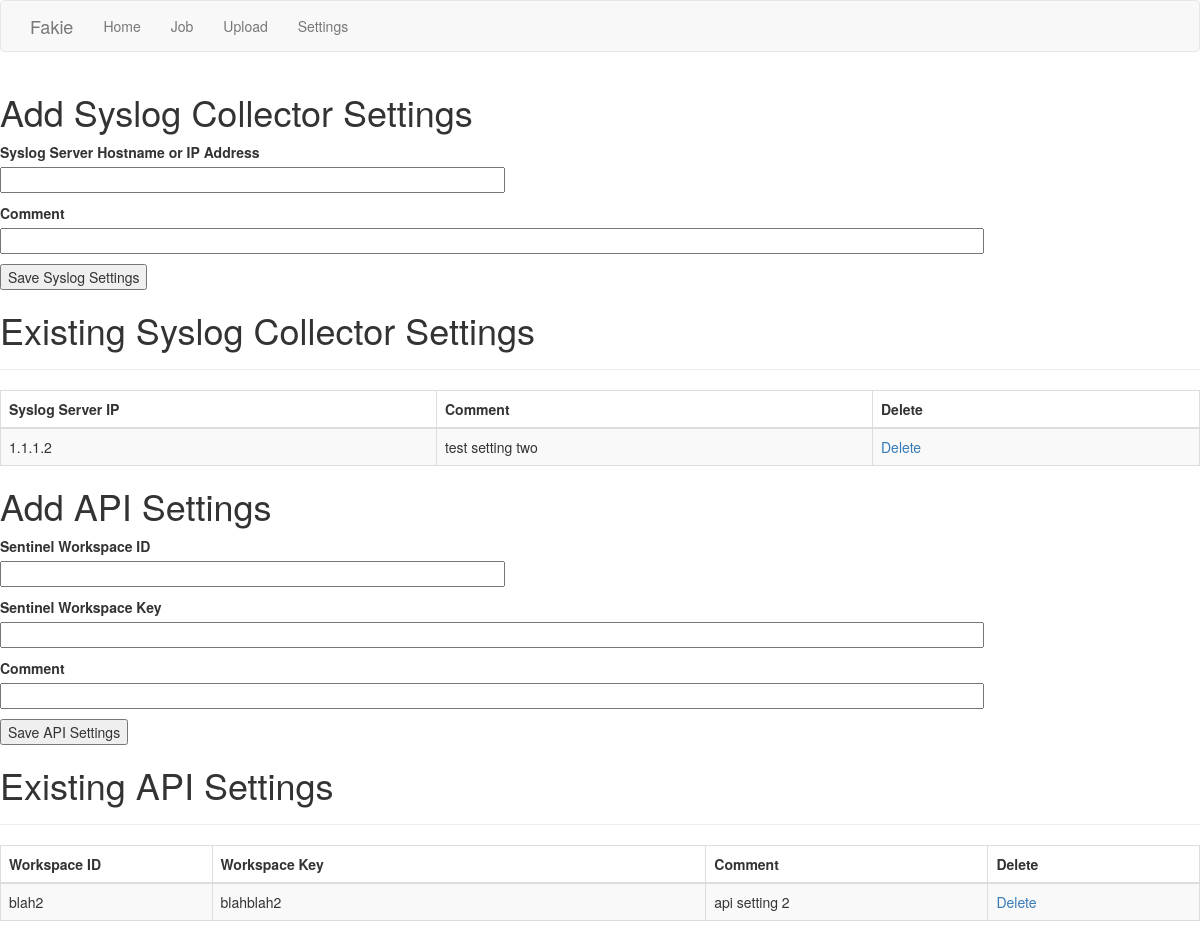
The app's page /settings, older data.
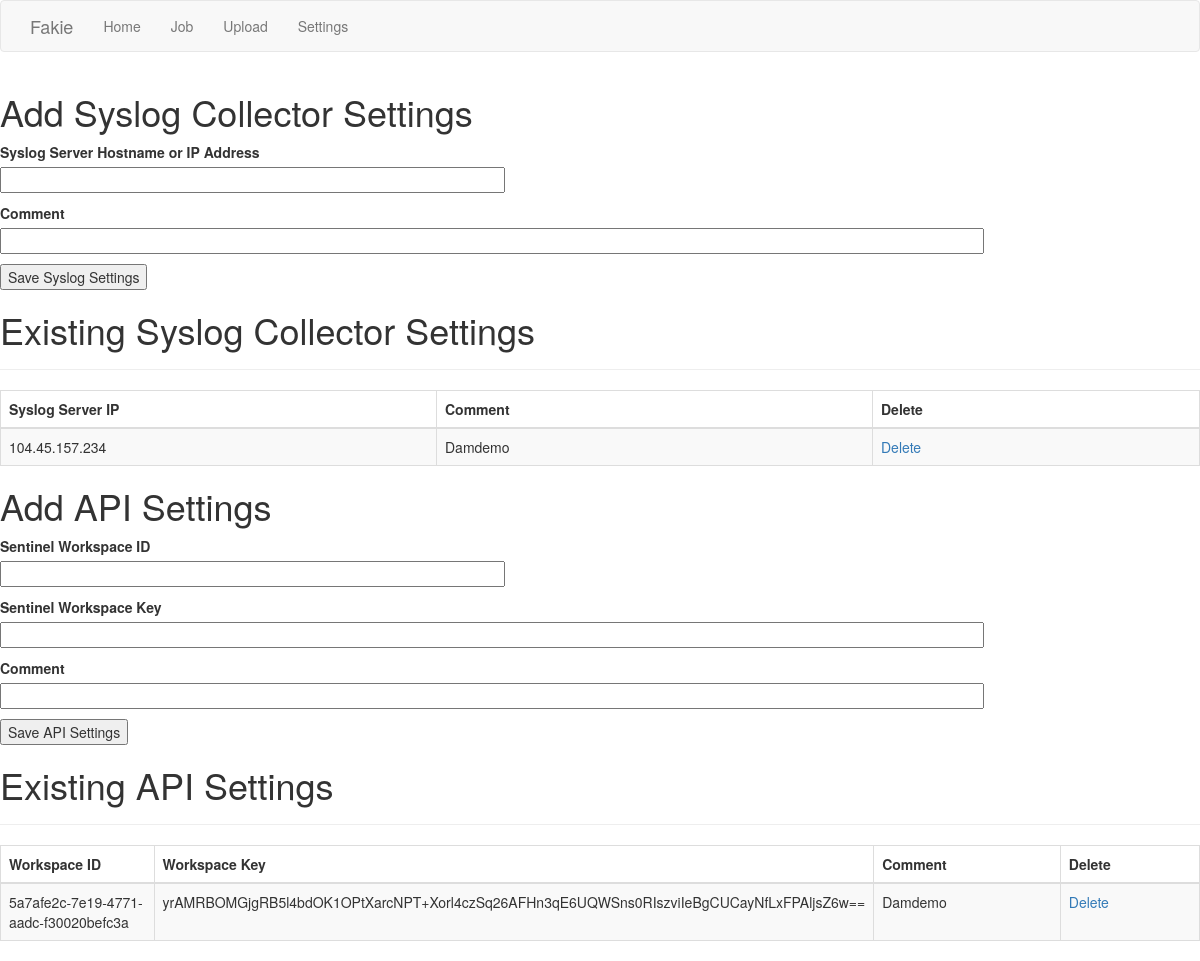
The same page, newer data.
### app/models.py (models this page shows)
class SyslogSettings(db.Model):
    id = db.Column(db.Integer, primary_key=True)
    serverIP = db.Column(db.String(64), index=True, unique=True)
    comment = db.Column(db.String(128))

class ApiSettings(db.Model):
    id = db.Column(db.Integer, primary_key=True)
    workspaceId = db.Column(db.String(64), index=True, unique=True)
    workspaceKey = db.Column(db.String(128))
    comment = db.Column(db.String(128))

### app/routes.py (the view)
@app.route('/settings', methods=['GET'])
def settings():
    syslogSettings_form = syslogSettingsForm()
    apiSettings_form = apiSettingsForm()
    syslogSettingsAll = SyslogSettings.query.all()
    apiSettingsAll = ApiSettings.query.all()
    return render_template('settings.html', syslogSettings_form=syslogSettings_form, apiSettings_form=apiSettings_form, syslogSettingsAll=syslogSettingsAll, apiSettingsAll=apiSettingsAll)

### app/forms.py
class syslogSettingsForm(FlaskForm):
    serverIP = StringField('Syslog Server Hostname or IP Address', validators=[DataRequired()])
    comment = StringField('Comment', validators=[Optional()])
    submit = SubmitField('Save Syslog Settings')

class apiSettingsForm(FlaskForm):
    workspaceId = StringField('Sentinel Workspace ID', validators=[DataRequired()])
    workspaceKey = StringField('Sentinel Workspace Key', validators=[DataRequired()])
    comment = StringField('Comment', validators=[Optional()])
    submit = SubmitField('Save API Settings')

### app/templates/settings.html (shortened to what this page needs)
{% extends "base.html" %}
{% block content %}
    <!doctype html>
    <h1>Add Syslog Collector Settings</h1>
    <form action="{{ url_for('syslogSettings') }}" method=post>
        <p>
            {{ syslogSettings_form.serverIP.label }}<br>
            {{ syslogSettings_form.serverIP(size=64) }}
        </p>
        <p>
            {{ syslogSettings_form.comment.label }}<br>
            {{ syslogSettings_form.comment(size=128) }}
        </p>
        <p>{{ syslogSettings_form.submit() }}</p>
    </form>
    <h1>Existing Syslog Collector Settings</h1>
        {% if syslogSettingsAll %}
          <hr class="intro-divider">
          <div class="center">
            <table class="table table-striped table-bordered">
              <thead>
                <tr>
                  <th width="20%"> Syslog Server IP </th>
                  <th width="20%"> Comment </th>
                  <th width="15%"> Delete </th>
                </tr>
              </thead>
              <tbody>
              {% for syslogSetting in syslogSettingsAll %}
                <tr>
                  <td> {{ syslogSetting.serverIP }} </td>
                  <td> {{ syslogSetting.comment }} </td>
                  <td>
                    <a href="{{ url_for('deletesyslogsetting', id=syslogSetting.id) }}">
                         Delete
                     </a>
                  </td>
                </tr>
              {% endfor %}
              </tbody>
            </table>
          </div>
        {% else %}
          <div style="text-align: center">
            <h3> No syslog setting have been set. </h3>
            <hr class="intro-divider">
        </div>
        {% endif %}
    <h1>Add API Settings</h1>
    <form action="{{ url_for('apiSettings') }}" method=post>
        <p>
            {{ apiSettings_form.workspaceId.label }}<br>
            {{ apiSettings_form.workspaceId(size=64) }}
        </p>
        <p>
            {{ apiSettings_form.workspaceKey.label }}<br>
            {{ apiSettings_form.workspaceKey(size=128) }}
        </p>
        <p>
            {{ apiSettings_form.comment.label }}<br>
            {{ apiSettings_form.comment(size=128) }}
        </p>
        <p>{{ apiSettings_form.submit() }}</p>
    </form>
    <h1>Existing API Settings</h1>
        {% if apiSettingsAll %}
          <hr class="intro-divider">
          <div class="center">
            <table class="table table-striped table-bordered">
              <thead>
                <tr>
                  <th width="15%"> Workspace ID </th>
                  <th width="35%"> Workspace Key </th>
                  <th width="20%"> Comment </th>
                  <th width="15%"> Delete </th>
                </tr>
              </thead>
              <tbody>
              {% for apiSetting in apiSettingsAll %}
                <tr>
                  <td> {{ apiSetting.workspaceId }} </td>
                  <td> {{ apiSetting.workspaceKey }} </td>
                  <td> {{ apiSetting.comment }} </td>
                  <td>
                    <a href="{{ url_for('deleteapisetting', id=apiSetting.id) }}">
                         Delete
                     </a>
                  </td>
                </tr>
              {% endfor %}
              </tbody>
            </table>
          </div>
        {% else %}
          <div style="text-align: center">
            <h3> No api settings have been set. </h3>
            <hr class="intro-divider">
        </div>
        {% endif %}
{% endblock %}

### app/templates/base.html (shortened to what this page needs)
{% extends 'bootstrap/base.html' %}
{% block navbar %}
    <nav class="navbar navbar-default">
        <div class="container">
            <div class="navbar-header">
                <a class="navbar-brand" href="{{ url_for('index') }}">Fakie</a>
            </div>
            <div class="collapse navbar-collapse" id="bs-example-navbar-collapse-1">
                <ul class="nav navbar-nav">
                    <li><a href="{{ url_for('index') }}">Home</a></li>
                    <li><a href="{{ url_for('job') }}">Job</a></li>
                    <li><a href="{{ url_for('upload') }}">Upload</a></li>
                    <li><a href="{{ url_for('settings') }}">Settings</a></li>
                </ul>
            </div>
        </div>
    </nav>
{% endblock %}

Row changes from the older to the newer data that the page shows:
removed SyslogSettings: serverIP "1.1.1.2", comment "test setting two"
removed ApiSettings: workspaceId "blah2", workspaceKey "blahblah2", comment "api setting 2"
added SyslogSettings: serverIP "104.45.157.234", comment "Damdemo"
added ApiSettings: workspaceId "5a7afe2c-7e19-4771-aadc-f30020befc3a", workspaceKey "yrAMRBOMGjgRB5l4bdOK1OPtXarcNPT+Xorl4czSq26AFHn3qE6UQWSns0RIszviIeBgCUCayNfLxFPAljsZ6w==", comment "Damdemo"
